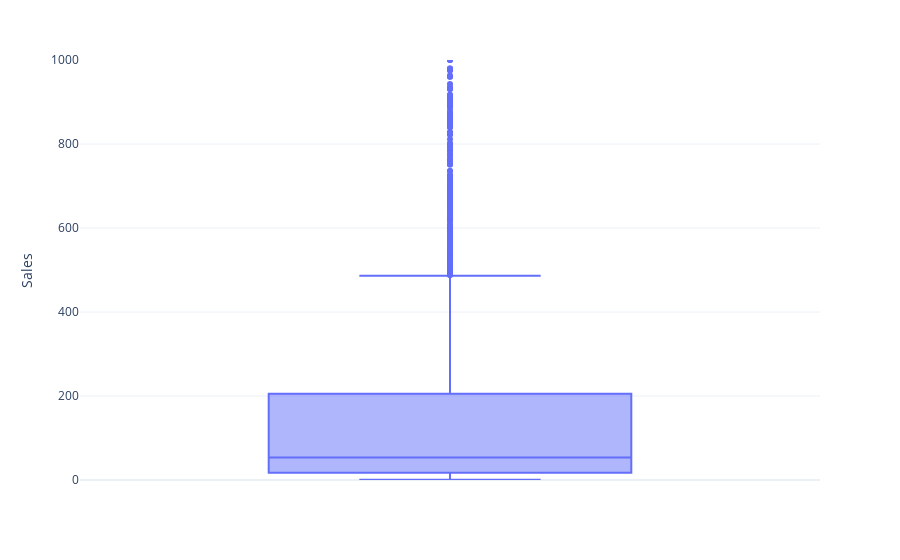

Source (notebook cell):
### Code cell
# is there any form of skew in the data, and what the could tbe the direction of the skew
# fro this we plot box plot as it is the best in ientifying the outliers in the data
fig = px.box(data,y='Sales',range_y=[0,1000],template = template_style)
fig.show()

### Figure 1 — Plotly figure (JSON) as saved in the notebook; plotly's stock layout.template omitted (floating-point values rounded to 4 significant figures; data arrays with more than 128 entries replaced by an {"elided": "..."} marker saying what was removed)
{"data": [{"alignmentgroup": "True", "hovertemplate": "Sales=%{y}<extra></extra>", "legendgroup": "", "marker": {"color": "#636efa"}, "name": "", "notched": false, "offsetgroup": "", "orientation": "v", "showlegend": false, "type": "box", "x0": " ", "xaxis": "x", "y": {"elided": "3312 float values"}, "y0": " ", "yaxis": "y"}], "layout": {"boxmode": "group", "legend": {"tracegroupgap": 0}, "margin": {"t": 60}, "xaxis": {"anchor": "y", "domain": [0, 1]}, "yaxis": {"anchor": "x", "domain": [0, 1], "range": [0, 1000], "title": {"text": "Sales"}}}}
